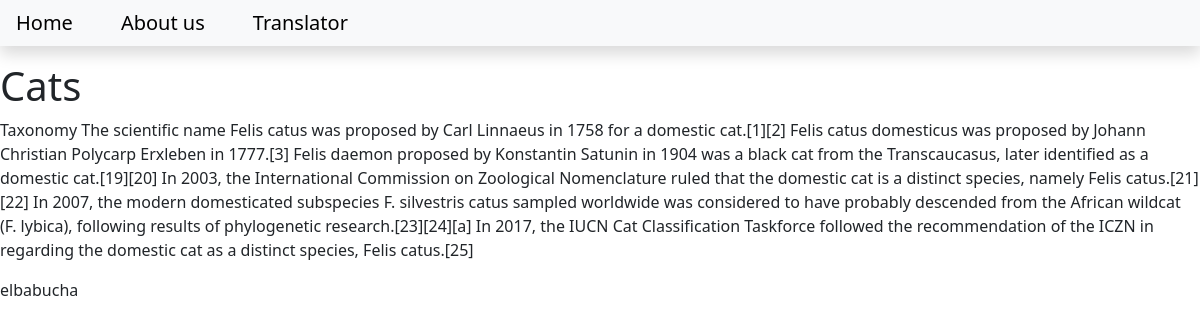
The app's page /cats, older data.
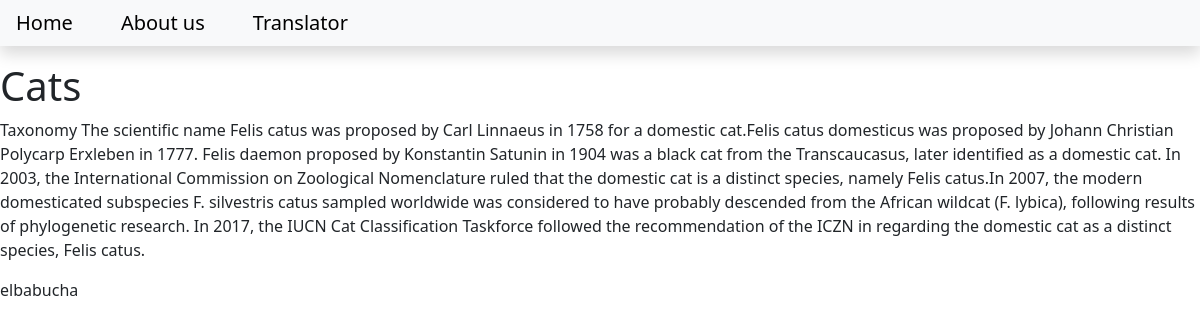
The same page, newer data.
### blog/models.py (models this page shows, shortened)
class Post(models.Model):
    title = models.CharField(max_length=200)
    content = models.TextField()
    date_created = models.DateTimeField(auto_now_add=True)
    slug = models.SlugField(max_length=200, unique=True)
    author = models.ForeignKey(to=User, on_delete=models.CASCADE)
    status = models.IntegerField(choices=STATUS, default=0)

### blog/views.py (the view)
# urls.py: path('<slug:slug>', views.BlogView.as_view(), name='blog_view'),
class BlogView(generic.DetailView):
    model = Post
    template_name = 'blog.html'

### templates/blog.html
{% extends 'base.html' %}
{% block content %}
<div>
        <h1>{{object.title}}</h1>
        <p>{{object.content}}</p>
        <p>{{object.author}}</p>
</div>
{% endblock content %}

Row changes from the older to the newer data that the page shows:
changed Post "Cats": content "…1758 for a domestic cat.[1][2] Felis catus domesticus was proposed by Johann Christian Polycarp Erxleben in 1777.[3] Felis daemon proposed by Konstantin Satunin in 1904 was a black cat from the Transcaucasus, later identified as a domestic cat.[19][20] In 2003, the International Commission on Zoological Nomenclature ruled that the domestic cat is a distinct species, namely Felis catus.[21][22] In 2007, the modern domesticated subspecies F. silvestris catus sampled worldwide was considered to have probably descended from the African wildcat (F. lybica), following results of phylogenetic research.[23][24][a] In 2017, the IUCN Cat Classification Taskforce followed the recommendation of the…" → "…1758 for a domestic cat.Felis catus domesticus was proposed by Johann Christian Polycarp Erxleben in 1777. Felis daemon proposed by Konstantin Satunin in 1904 was a black cat from the Transcaucasus, later identified as a domestic cat. In 2003, the International Commission on Zoological Nomenclature ruled that the domestic cat is a distinct species, namely Felis catus.In 2007, the modern domesticated subspecies F. silvestris catus sampled worldwide was considered to have probably descended from the African wildcat (F. lybica), following results of phylogenetic research. In 2017, the IUCN Cat Classification Taskforce followed the recommendation of the ICZN in regarding the domestic cat as a…"
